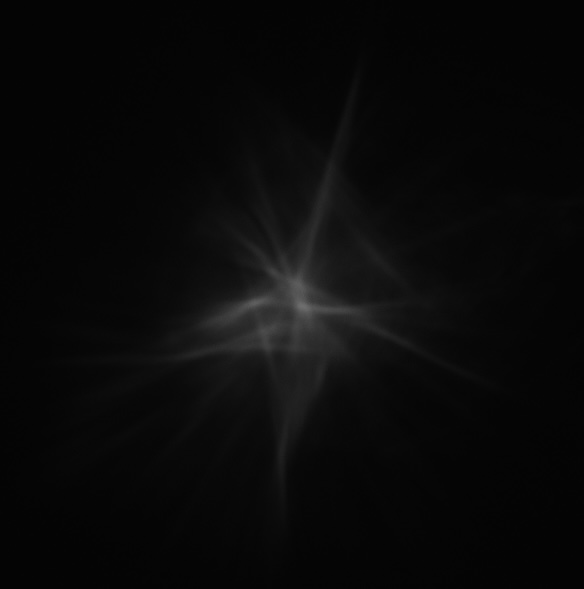
%> input picture data2/PSF/PSF2.jpg, 584 x 589 px
$ octave BatchDeconvolution.m   (GNU Octave 9; MATLAB toolbox functions it lacks are replaced by stand-ins)
%> lines starting %> are read from the running program, lines starting %| are printed output that depends on the picture
### wiener_deconvolution.m
% Performs Wiener deconvolution given an image, PSF, and esitmated Noise to
% Signal Ratio
function x_prime = wiener_deconvolution(img, psf, nsr)

    % Inputs:
    %   blurred_img  - The noisy, blurry input image (2D matrix)
    %   psf          - The Point Spread Function (impulse response)
    %   nsr          - Noise-to-Signal power Ratio (scalar or 2D matrix)

    % Output:
    %   restored_img -  result

    img_sz = size(img);
    psf_sz = size(psf);

    if any(psf_sz > img_sz)
        error('DeconvolutionError:InvalidSize', ...
            'The PSF dimensions cannot be larger than the image dimensions');
    end

    % Transform the image to the frequency domain (FFT)
    IMG = fft2(img);

    % Transform the PSF to the frequency domain, padding the psf to match
    % the image dimensions to ensure pointwise division, and circularly
    % shifting the psf
    PSF = manual_psf2otf(psf, img_sz);

    % Apply the Wiener Filter Equation
    % Formula: W = conj(H) / (|H|^2 + NSR)
    % This is the frequency domain representation of the filter
    H_conj = conj(PSF);
    H_mag_sq = abs(PSF).^2;

    G = H_conj ./ (H_mag_sq + nsr);

    % Perform the filtering (multiplication in frequency domain)
    X_prime = G .* IMG;

    % Transform back to the spatial domain (Inverse FFT)
    x_prime = real(ifft2(X_prime));
end

% Helper function to create an optical transfer function of a point
% spread function, shifted and padded to a given size

function otf = manual_psf2otf(psf, sz)

    % Inputs:
    %   psf    - point spread function
    %   sz     - size of final optical transfer function

    % Output:
    %   otf    - optical Transfer function

    % Pad the PSF with zeros to match the image size
    psf_padded = zeros(sz);
    [ph, pw] = size(psf);
    psf_padded(1:ph, 1:pw) = psf;

    % Circularly shift the PSF so the center is at (1,1)
    % This prevents a spatial shift in the final deblurred image
    shift_amount = -floor([ph, pw] / 2);
    psf_shifted = circshift(psf_padded, shift_amount);

    % Compute the FFT
    otf = fft2(psf_shifted);
end

### BatchDeconvolution.m

% Code to batch apply weiner deconvolution to a set of photos and crop it
% around the moon if desired

clear; clear all;

%% Setup Folders and PSF
input_folder = 'data2/'; % Point to folder where raw images are stored

% Points to folder where processed images will be stored. If the folder
% does not exist, one will be created.
output_folder = 'processed/';

% Creates export folder if the selected one above does not exist
if ~exist(output_folder, 'dir'), mkdir(output_folder); end

% Load and normalize your Star PSF
psf_raw = im2double(imread('data2/PSF/PSF2.jpg'));
%> psf_raw: size 589x584 double; min 0.0118, max 0.431, mean 0.0362
PSF = psf_raw / sum(psf_raw(:));
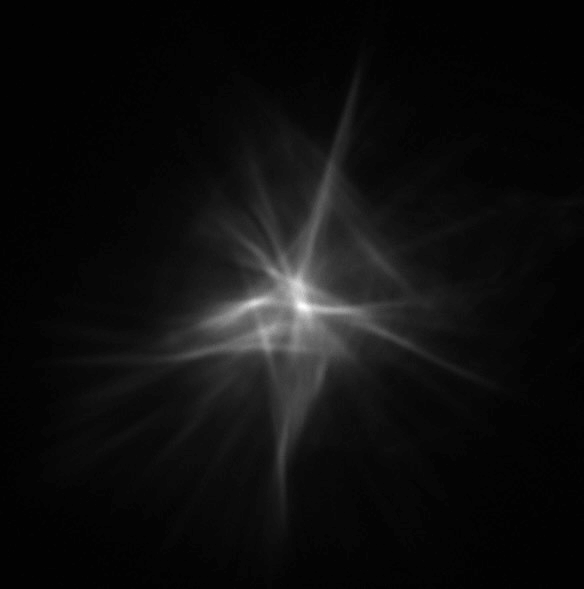
%> PSF: size 589x584 double; min 9.44e-07, max 3.46e-05, mean 2.91e-06; drawn with min black and max white

% Get list of all images with the specified extension in the folder
file_list = dir(fullfile(input_folder, '*.jpg')); % Change extension if needed

% Define Constants
NSR = .00005; % noise-to-signal ratio
crop_size = [700, 700]; % Crop size - comment out if no crop wanted


% Processing Loop over every image
fprintf('Starting batch deconvolution for %d images...\n', length(file_list));

for i = 1:length(file_list)
    % Load current image
    file = file_list(i).name;
    [~, file_name, file_ext] = fileparts(file);
    img = im2double(imread(fullfile(input_folder, file)));
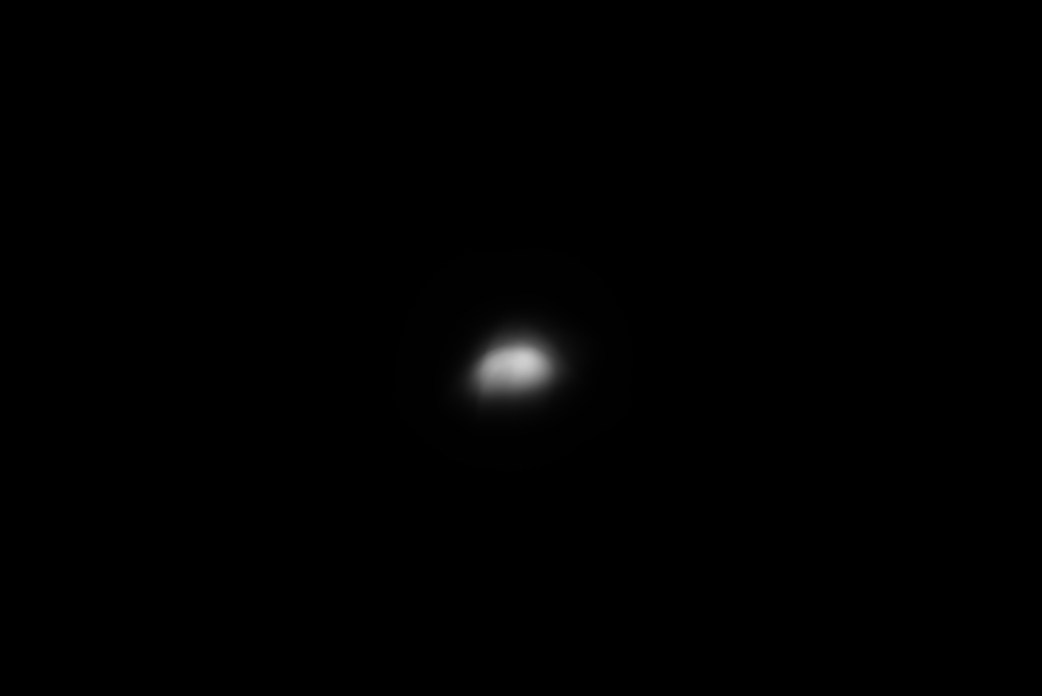
%> input picture data2/moon1.jpg, 6248 x 4176 px (shown at 1/6 size)

    % Wiener Deconvolution
    img_w = wiener_deconvolution(img, PSF, NSR);
%> the run ends on the next line
